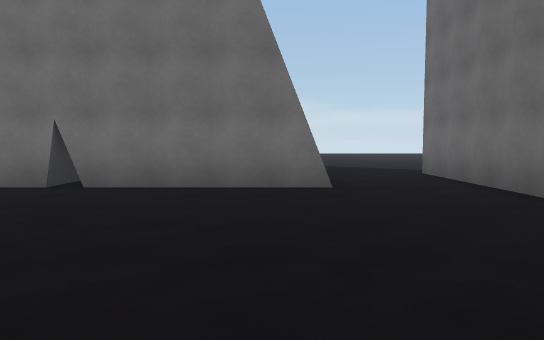
[1] (above)

24 first-person views from a walk through a scene from a Unity 3-D project. The camera is 1.5 m above the floor, tilts 4° down and sees 70° across. The floor is counted in squares, 2 m on a side. Each view is taken from the middle of a square. On the plan, view 1 faces up. The plan holds only what a view shows up to about 12 squares ahead; the rest is blank. The place goes on beyond the plan.

[2]
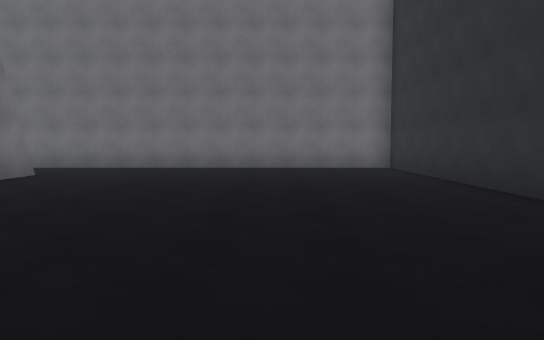

[3]
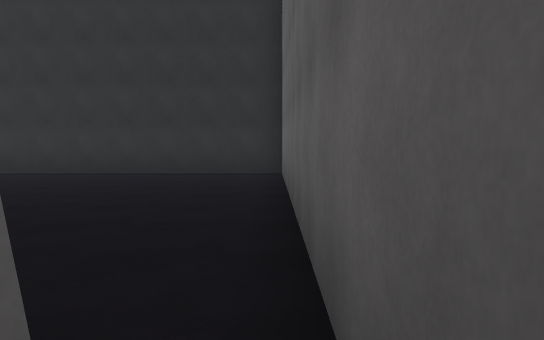

[4]
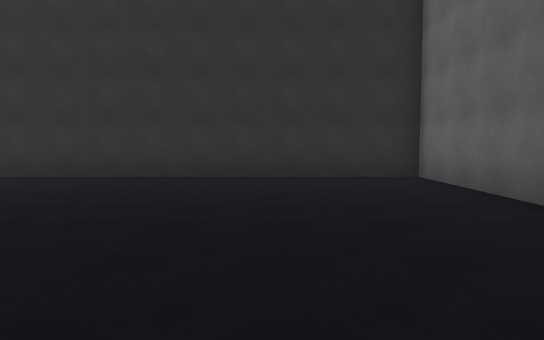

[5]
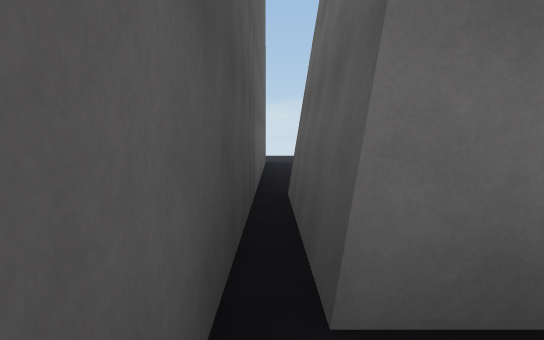

[6]
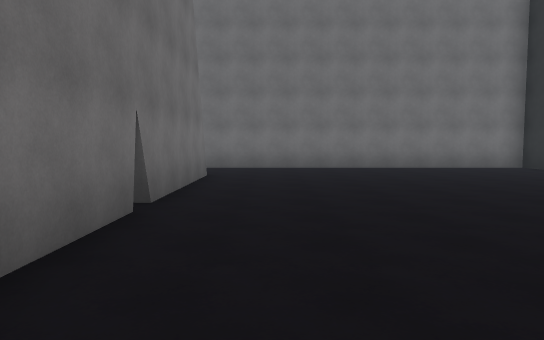

[7]
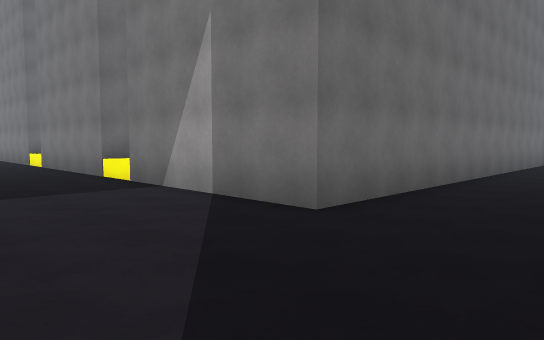

[8]
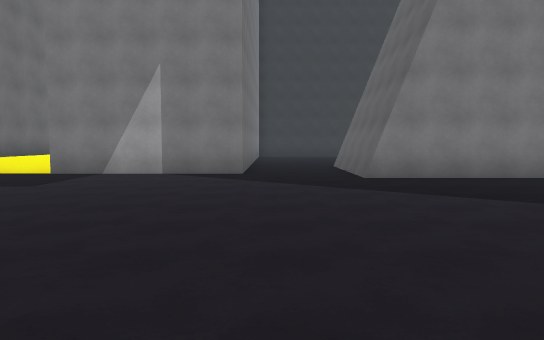

[9]
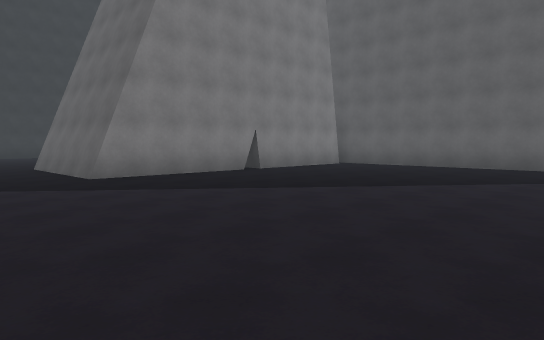

[10]
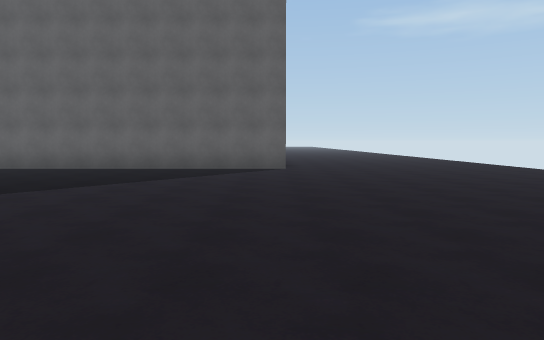

[11]
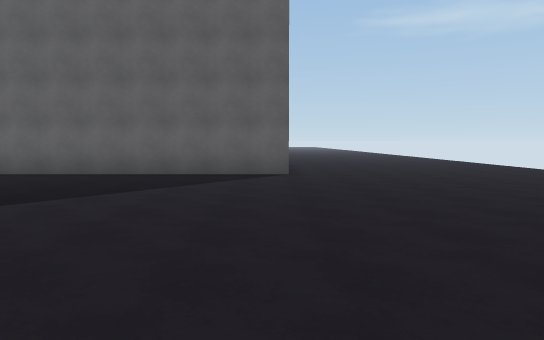

[12]
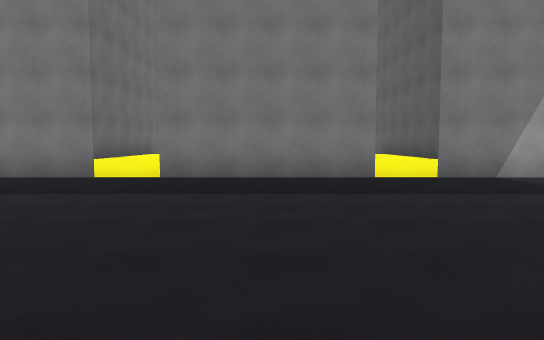

[13]
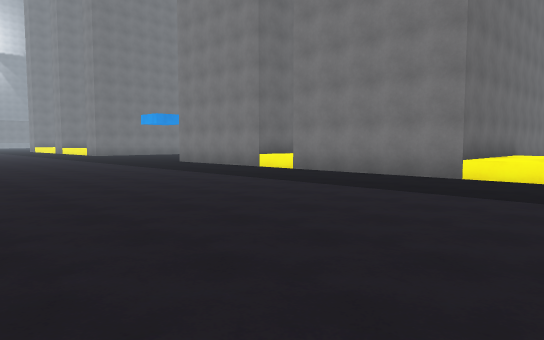

[14]
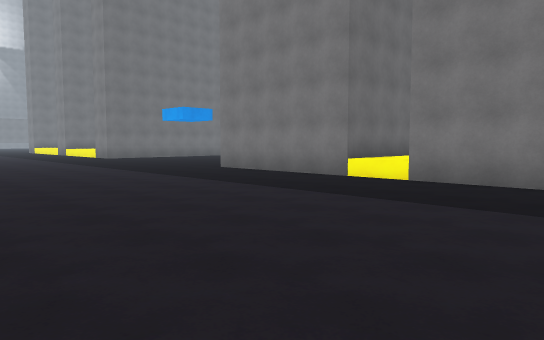

[15]
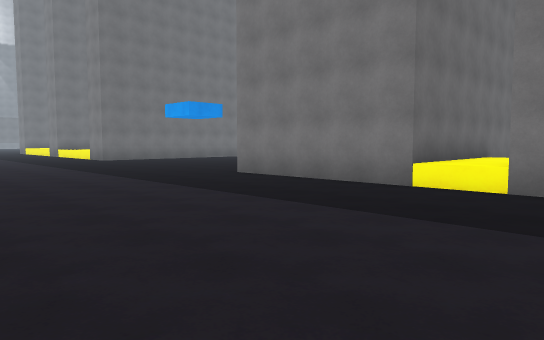

[16]
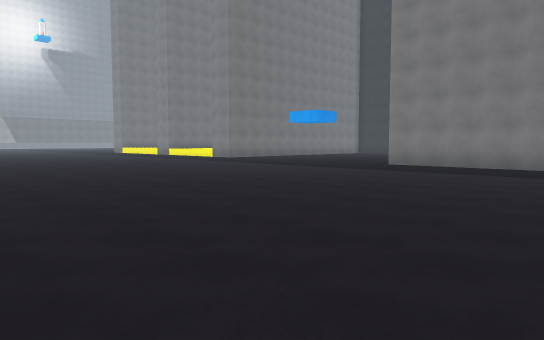

[17]
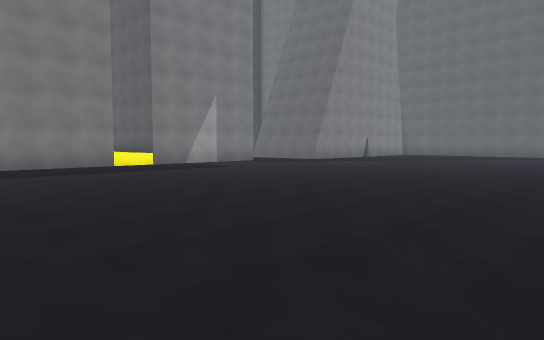

[18]
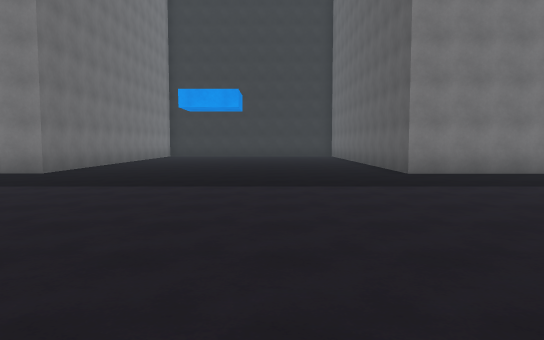

[19]
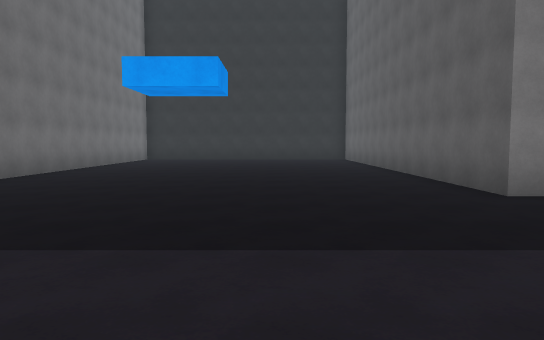

[20]
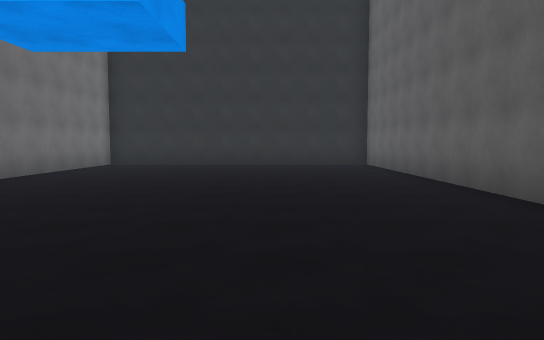

[21]
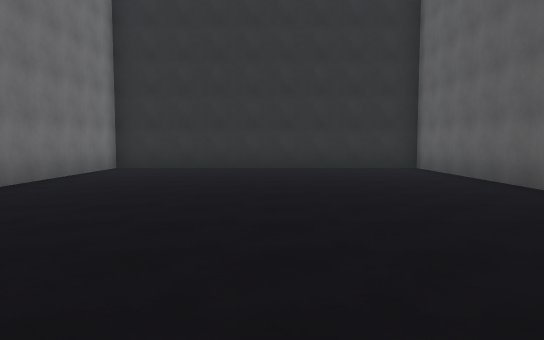

[22]
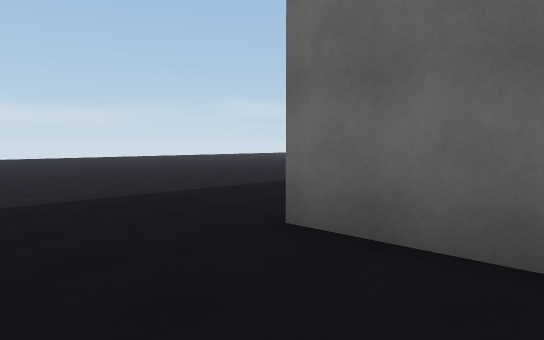

[23]
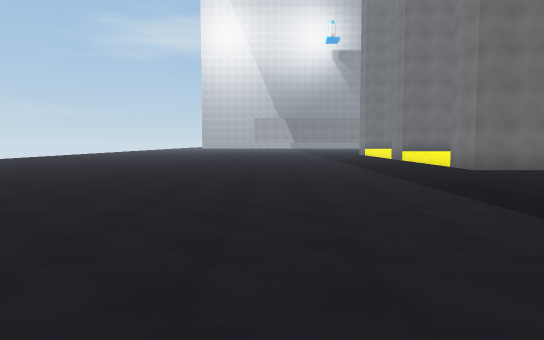

[24]
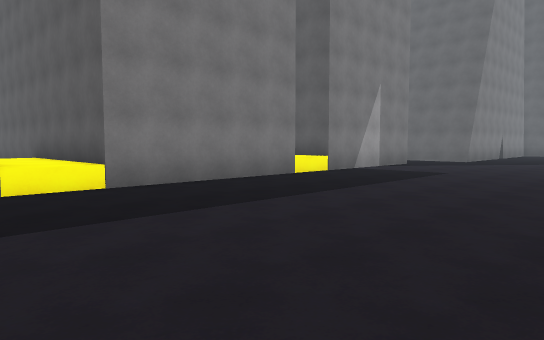

### Floor plan
Points are (right, up) in squares from view 1. A wall is a line through its corners. A room is listed if a view was taken in it or the views show most of it. See-through windows are left out.
Room 1 (views 1, 2, 3, 4, 5, 6)
walls: (0.9, 10.7) (0.9, 6.5) (-7.7, 6.5) (-7.7, 10.8); (-8.2, 10.6) (-8.2, -2.6) (3.7, -2.6) (3.7, 9.6)
ways out: opening at (-8, 10) to room 2; opening at (2.5, 9.5) to room 2
Room 2 (views 7, 8, 9, 10, 11, 12, 13, 14, 15, 16, 17, 18, 19, 20, 21, 22, 23, 24)
walls: (14.4, 9.6) (14.4, 1.5); (8.4, 9.6) (8.4, 5.9); (9.8, 7.1) (9.8, 9.6); (15.9, 3.9) (15.9, 9.6); (3.7, 9.6) (26.7, 9.6) (26.7, -2.6) (35.6, -2.6) (35.6, 9.6) (37, 9.6); (-3.8, 10.8) (-3.8, 10.1); (-4.8, 10.7) (0.9, 10.7); (-8.2, 20.5) (-8.2, 10.6)
ways out: opening at (-8, 10) to room 1; opening at (2.5, 9.5) to room 1

Positions as (right, up) in squares from view 1, and headings:
1: (0, 0), facing up
2: (-8, 1), facing right
3: (-8, 7), facing down
4: (-5, 6), facing down
5: (-8, 5), facing up
6: (-8, 5), facing right
7: (1, 13), facing down-right
8: (3, 19), facing down
9: (4, 19), facing down-left
10: (3, 20), facing left
11: (1, 20), facing left
12: (12, 18), facing down
13: (13, 18), facing down-right
14: (17, 17), facing down-right
15: (19, 16), facing down-right
16: (20, 22), facing down-right
17: (15, 22), facing down-left
18: (30, 19), facing down
19: (30, 15), facing down
20: (30, 11), facing down
21: (31, 9), facing down
22: (33, 7), facing up-right
23: (25, 15), facing right
24: (17, 16), facing down-left
